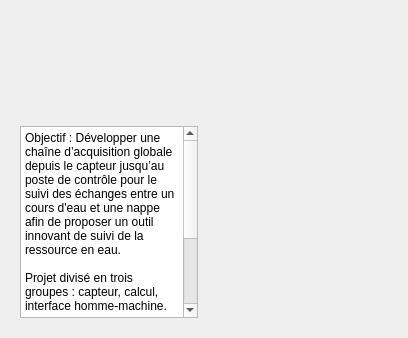
<?xml version="1.0" encoding="UTF-8"?>
<ui version="4.0">
 <class>Dialog_AboutUs</class>
 <widget class="QDialog" name="Dialog_AboutUs">
  <property name="geometry">
   <rect>
    <x>0</x>
    <y>0</y>
    <width>961</width>
    <height>919</height>
   </rect>
  </property>
  <property name="sizePolicy">
   <sizepolicy hsizetype="Preferred" vsizetype="Preferred">
    <horstretch>0</horstretch>
    <verstretch>0</verstretch>
   </sizepolicy>
  </property>
  <property name="windowTitle">
   <string>About Us</string>
  </property>
  <layout class="QGridLayout" name="gridLayout">
   <property name="sizeConstraint">
    <enum>QLayout::SetFixedSize</enum>
   </property>
   <item row="0" column="0" colspan="2">
    <widget class="QLabel" name="label">
     <property name="sizePolicy">
      <sizepolicy hsizetype="Ignored" vsizetype="MinimumExpanding">
       <horstretch>0</horstretch>
       <verstretch>0</verstretch>
      </sizepolicy>
     </property>
     <property name="minimumSize">
      <size>
       <width>100</width>
       <height>100</height>
      </size>
     </property>
     <property name="styleSheet">
      <string notr="true"/>
     </property>
     <property name="frameShape">
      <enum>QFrame::NoFrame</enum>
     </property>
     <property name="text">
      <string/>
     </property>
     <property name="textFormat">
      <enum>Qt::PlainText</enum>
     </property>
     <property name="pixmap">
      <pixmap>LogoMines.jpeg</pixmap>
     </property>
     <property name="scaledContents">
      <bool>true</bool>
     </property>
     <property name="wordWrap">
      <bool>false</bool>
     </property>
     <property name="margin">
      <number>0</number>
     </property>
     <property name="indent">
      <number>-1</number>
     </property>
    </widget>
   </item>
   <item row="1" column="0">
    <widget class="QWidget" name="widget" native="true">
     <layout class="QHBoxLayout" name="horizontalLayout_2" stretch="1,1">
      <property name="sizeConstraint">
       <enum>QLayout::SetNoConstraint</enum>
      </property>
      <item>
       <widget class="QPlainTextEdit" name="plainTextEdit">
        <property name="plainText">
         <string>Objectif : Développer une chaîne d’acquisition globale depuis le capteur jusqu’au poste de contrôle pour le suivi des échanges entre un cours d'eau et une nappe afin de proposer un outil innovant de suivi de la ressource en eau.

Projet divisé en trois groupes : capteur, calcul, interface homme-machine.

Copyright in 2022
Expiration date : unlimited
Contact : nicolas.flipo@mines-paristech.fr
</string>
        </property>
       </widget>
      </item>
      <item>
       <widget class="QLabel" name="label_2">
        <property name="sizePolicy">
         <sizepolicy hsizetype="Preferred" vsizetype="Preferred">
          <horstretch>0</horstretch>
          <verstretch>0</verstretch>
         </sizepolicy>
        </property>
        <property name="minimumSize">
         <size>
          <width>100</width>
          <height>100</height>
         </size>
        </property>
        <property name="styleSheet">
         <string notr="true"/>
        </property>
        <property name="text">
         <string/>
        </property>
        <property name="pixmap">
         <pixmap>MolonavizIcon.png</pixmap>
        </property>
        <property name="scaledContents">
         <bool>true</bool>
        </property>
       </widget>
      </item>
     </layout>
    </widget>
   </item>
  </layout>
 </widget>
 <resources/>
 <connections/>
</ui>
